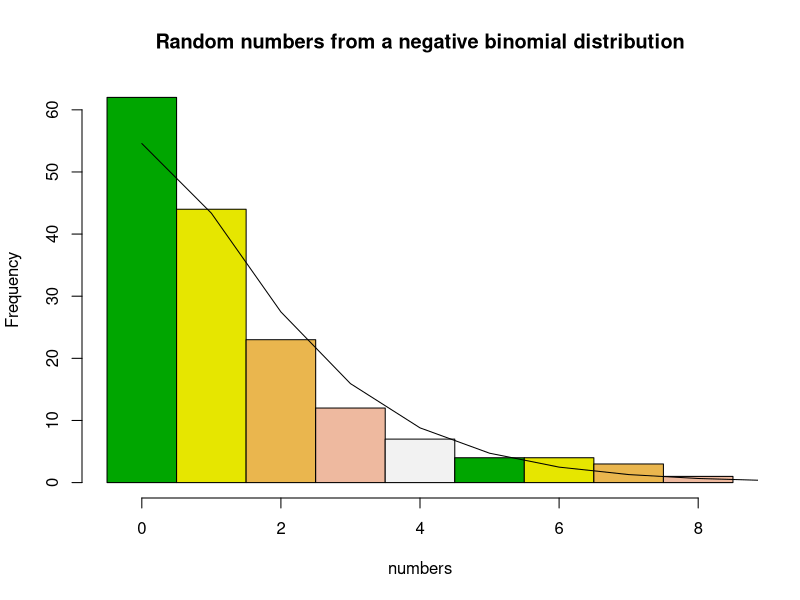

This chart was generated by the following R code:
### How to overlay Histogram with smooth density function ###
numbers<-rnbinom(n =160, mu = 1.5, size = 1)
numbers
breaks<- -0.5 : (max(numbers) + 0.5)
hist(numbers, breaks, main = "Random numbers from a negative binomial distribution", col = terrain.colors(5))

mean(numbers)
var(numbers)

mean(numbers)^2 / (var(numbers) - mean(numbers))

num <- 0:11
ys<-dnbinom(num, size = 1.68176, mu =1.50625 )
lines(num, ys*160) 
